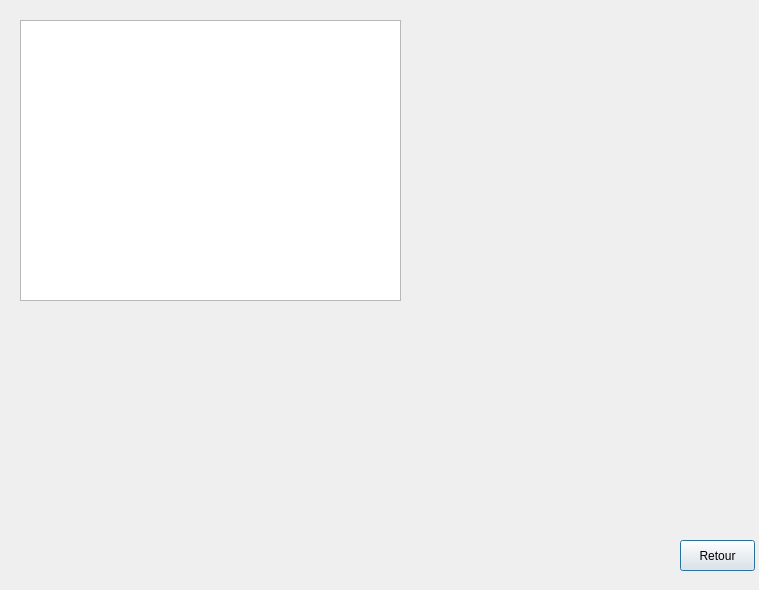
<?xml version="1.0" encoding="UTF-8"?>
<ui version="4.0">
 <class>Afficher_joueur</class>
 <widget class="QDialog" name="Afficher_joueur">
  <property name="geometry">
   <rect>
    <x>0</x>
    <y>0</y>
    <width>759</width>
    <height>590</height>
   </rect>
  </property>
  <property name="windowTitle">
   <string>Dialog</string>
  </property>
  <widget class="QTableView" name="tableView">
   <property name="geometry">
    <rect>
     <x>20</x>
     <y>20</y>
     <width>381</width>
     <height>281</height>
    </rect>
   </property>
  </widget>
  <widget class="QLabel" name="label_affich">
   <property name="geometry">
    <rect>
     <x>0</x>
     <y>-10</y>
     <width>771</width>
     <height>611</height>
    </rect>
   </property>
   <property name="text">
    <string/>
   </property>
  </widget>
  <widget class="QPushButton" name="pushButton">
   <property name="geometry">
    <rect>
     <x>680</x>
     <y>540</y>
     <width>75</width>
     <height>31</height>
    </rect>
   </property>
   <property name="text">
    <string>Retour</string>
   </property>
  </widget>
  <widget class="QLabel" name="image_2">
   <property name="geometry">
    <rect>
     <x>490</x>
     <y>40</y>
     <width>151</width>
     <height>241</height>
    </rect>
   </property>
   <property name="text">
    <string/>
   </property>
  </widget>
  <widget class="QCustomPlot" name="customPlot" native="true">
   <property name="geometry">
    <rect>
     <x>10</x>
     <y>320</y>
     <width>561</width>
     <height>251</height>
    </rect>
   </property>
  </widget>
  <zorder>label_affich</zorder>
  <zorder>image_2</zorder>
  <zorder>tableView</zorder>
  <zorder>pushButton</zorder>
  <zorder>customPlot</zorder>
 </widget>
 <customwidgets>
  <customwidget>
   <class>QCustomPlot</class>
   <extends>QWidget</extends>
   <header>qcustomplot.h</header>
   <container>1</container>
  </customwidget>
 </customwidgets>
 <resources/>
 <connections/>
</ui>
